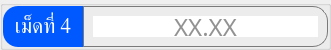
                     <widget class="QGroupBox" name="thickness_val_group_4">
                      <property name="minimumSize">
                       <size>
                        <width>0</width>
                        <height>50</height>
                       </size>
                      </property>
                      <property name="maximumSize">
                       <size>
                        <width>16777215</width>
                        <height>50</height>
                       </size>
                      </property>
                      <property name="styleSheet">
                       <string notr="true">color: rgb(255, 255, 255);</string>
                      </property>
                      <layout class="QHBoxLayout" name="horizontalLayout_19">
                       <property name="spacing">
                        <number>0</number>
                       </property>
                       <property name="leftMargin">
                        <number>0</number>
                       </property>
                       <property name="topMargin">
                        <number>0</number>
                       </property>
                       <property name="rightMargin">
                        <number>0</number>
                       </property>
                       <property name="bottomMargin">
                        <number>0</number>
                       </property>
                       <item>
                        <widget class="QLabel" name="thickness_val_title_4">
                         <property name="minimumSize">
                          <size>
                           <width>80</width>
                           <height>0</height>
                          </size>
                         </property>
                         <property name="font">
                          <font>
                           <family>Kanit</family>
                           <pointsize>16</pointsize>
                           <italic>false</italic>
                           <bold>false</bold>
                           <underline>false</underline>
                           <strikeout>false</strikeout>
                          </font>
                         </property>
                         <property name="styleSheet">
                          <string notr="true">background-color: #0059fe;
border-top-left-radius: 15px;
border-bottom-left-radius: 15px;</string>
                         </property>
                         <property name="text">
                          <string>เม็ดที่ 4</string>
                         </property>
                         <property name="alignment">
                          <set>Qt::AlignmentFlag::AlignCenter</set>
                         </property>
                        </widget>
                       </item>
                       <item>
                        <widget class="QFrame" name="thickness_val_frame_4">
                         <property name="styleSheet">
                          <string notr="true">border: solid;
border-width: 1px;
border-color: rgb(121, 121, 121);
border-top-right-radius: 15px;
border-bottom-right-radius: 15px;</string>
                         </property>
                         <property name="frameShape">
                          <enum>QFrame::Shape::StyledPanel</enum>
                         </property>
                         <property name="frameShadow">
                          <enum>QFrame::Shadow::Raised</enum>
                         </property>
                         <layout class="QHBoxLayout" name="horizontalLayout_20">
                          <item>
                           <widget class="QLineEdit" name="thickness_val_4">
                            <property name="font">
                             <font>
                              <family>Kanit</family>
                              <pointsize>18</pointsize>
                              <fontweight>Medium</fontweight>
                             </font>
                            </property>
                            <property name="styleSheet">
                             <string notr="true">color: rgb(38, 38, 38);
border: none;
border-radius: 0;</string>
                            </property>
                            <property name="inputMethodHints">
                             <set>Qt::InputMethodHint::ImhDigitsOnly</set>
                            </property>
                            <property name="text">
                             <string/>
                            </property>
                            <property name="maxLength">
                             <number>5</number>
                            </property>
                            <property name="alignment">
                             <set>Qt::AlignmentFlag::AlignCenter</set>
                            </property>
                            <property name="placeholderText">
                             <string>XX.XX</string>
                            </property>
                            <property name="clearButtonEnabled">
                             <bool>false</bool>
                            </property>
                           </widget>
                          </item>
                         </layout>
                        </widget>
                       </item>
                      </layout>
                     </widget>
